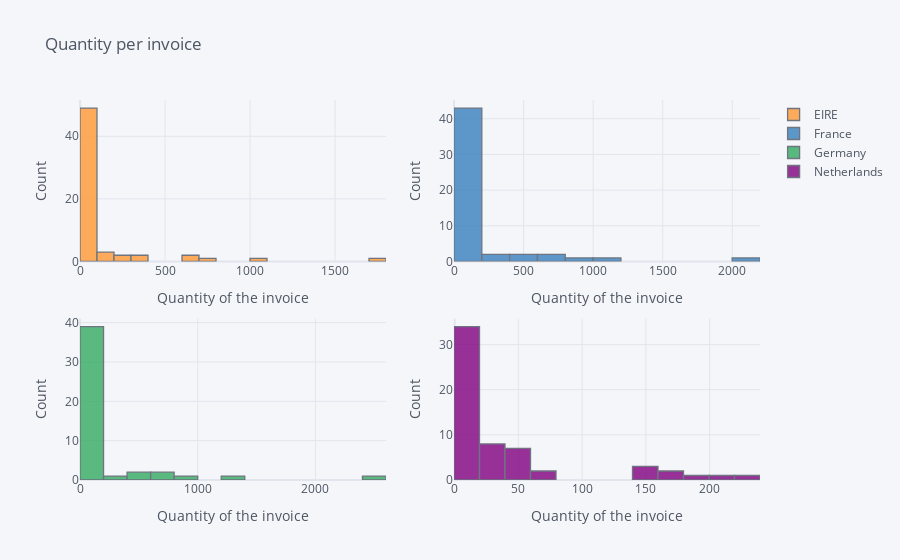

The cell this chart's notebook holds for it:
### Markdown cell above
## 4. Create a set of interactive histograms showing the distributions of quantity per invoice for the following countries: EIRE, Germany, France, and Netherlands.

### Code cell
list_countries= ['EIRE', 'Germany', 'France', 'Netherlands']

data[data['Country'].isin(list_countries)].pivot_table(values = 'InvoiceNo',index= 'Quantity', columns= 'Country',aggfunc= 'count').iplot(kind='hist', subplots=True, xTitle='Quantity of the invoice', yTitle='Count', title='Quantity per invoice')

### Figure 1 — Plotly figure (JSON) as saved in the notebook; plotly's stock layout.template omitted (floating-point values rounded to 4 significant figures)
{"data": [{"histfunc": "count", "histnorm": "", "marker": {"color": "rgba(255, 153, 51, 1.0)", "line": {"color": "#4D5663", "width": 1.3}}, "name": "EIRE", "opacity": 0.8, "orientation": "v", "type": "histogram", "x": [112, 672, 319, 690, 42, 1013, 3, 286, 16, 330, null, 1798, null, null, 120, null, 46, 86, null, 704, 62, 1, 22, 20, 2, 105, 16, null, null, 207, 22, 1, null, 11, 17, 88, 2, 6, 1, null, null, 72, 31, 4, 1, 27, null, 8, null, 60, 1, 1, 3, null, 1, 1, 25, 16, 1, 6, 28, null, null, 1, 14, 2, 1, 2, 1, 1, 2, 2, null, null, 1, null, null, 1, null, 1, null, 1, null, null], "xaxis": "x", "yaxis": "y"}, {"histfunc": "count", "histnorm": "", "marker": {"color": "rgba(55, 128, 191, 1.0)", "line": {"color": "#4D5663", "width": 1.3}}, "name": "France", "opacity": 0.8, "orientation": "v", "type": "histogram", "x": [255, 492, 293, 608, 102, 1126, 6, 495, 15, 769, 1, 2092, 1, 9, 136, null, 35, 188, null, 820, 92, 8, 27, 9, null, 112, 15, null, null, 127, 11, null, 3, 16, 6, 49, 4, 9, 4, 1, null, 33, 6, 8, null, 22, null, null, null, 7, 1, null, 5, 1, null, null, 1, 3, null, 2, 1, 2, null, null, 1, 2, null, 1, null, null, null, null, null, null, null, 1, null, null, 1, null, null, null, null, null], "xaxis": "x2", "yaxis": "y2"}, {"histfunc": "count", "histnorm": "", "marker": {"color": "rgba(50, 171, 96, 1.0)", "line": {"color": "#4D5663", "width": 1.3}}, "name": "Germany", "opacity": 0.8, "orientation": "v", "type": "histogram", "x": [150, 448, 326, 681, 78, 1236, 2, 566, 19, 694, 1, 2490, null, 8, 158, null, 63, 198, 6, 827, 184, 5, 36, 27, null, 105, 23, 1, 2, 149, 19, null, 1, 32, 4, 21, 4, 4, null, null, null, 18, 22, 1, null, 8, 5, 9, null, 16, null, null, null, null, null, null, 2, 2, null, null, null, null, null, null, 4, 1, null, null, null, null, null, 1, null, null, null, null, 1, null, null, null, null, null, null, null], "xaxis": "x3", "yaxis": "y3"}, {"histfunc": "count", "histnorm": "", "marker": {"color": "rgba(128, 0, 128, 1.0)", "line": {"color": "#4D5663", "width": 1.3}}, "name": "Netherlands", "opacity": 0.8, "orientation": "v", "type": "histogram", "x": [151, 37, 14, 39, 1, 41, null, 28, 1, 24, null, 182, null, null, 48, 1, 8, 17, null, 150, 8, null, 9, 19, null, 50, 23, null, null, 158, 49, null, null, 44, 32, 167, null, 9, null, null, 1, 224, 215, 14, null, 75, null, 29, 1, 162, null, null, 5, null, 1, 3, 56, 70, null, 15, 38, 1, 9, null, 45, 8, 5, 3, 7, 8, null, 2, 2, 2, null, 3, null, 2, null, 1, 1, 2, 1, 1], "xaxis": "x4", "yaxis": "y4"}], "layout": {"barmode": "overlay", "legend": {"bgcolor": "#F5F6F9", "font": {"color": "#4D5663"}}, "paper_bgcolor": "#F5F6F9", "plot_bgcolor": "#F5F6F9", "title": {"font": {"color": "#4D5663"}, "text": "Quantity per invoice"}, "xaxis": {"anchor": "y", "domain": [0, 0.45], "gridcolor": "#E1E5ED", "showgrid": true, "tickfont": {"color": "#4D5663"}, "title": {"font": {"color": "#4D5663"}, "text": "Quantity of the invoice"}, "zerolinecolor": "#E1E5ED"}, "xaxis2": {"anchor": "y2", "domain": [0.55, 1], "gridcolor": "#E1E5ED", "showgrid": true, "tickfont": {"color": "#4D5663"}, "title": {"font": {"color": "#4D5663"}, "text": "Quantity of the invoice"}, "zerolinecolor": "#E1E5ED"}, "xaxis3": {"anchor": "y3", "domain": [0, 0.45], "gridcolor": "#E1E5ED", "showgrid": true, "tickfont": {"color": "#4D5663"}, "title": {"font": {"color": "#4D5663"}, "text": "Quantity of the invoice"}, "zerolinecolor": "#E1E5ED"}, "xaxis4": {"anchor": "y4", "domain": [0.55, 1], "gridcolor": "#E1E5ED", "showgrid": true, "tickfont": {"color": "#4D5663"}, "title": {"font": {"color": "#4D5663"}, "text": "Quantity of the invoice"}, "zerolinecolor": "#E1E5ED"}, "yaxis": {"anchor": "x", "domain": [0.575, 1], "gridcolor": "#E1E5ED", "showgrid": true, "tickfont": {"color": "#4D5663"}, "title": {"font": {"color": "#4D5663"}, "text": "Count"}, "zerolinecolor": "#E1E5ED"}, "yaxis2": {"anchor": "x2", "domain": [0.575, 1], "gridcolor": "#E1E5ED", "showgrid": true, "tickfont": {"color": "#4D5663"}, "title": {"font": {"color": "#4D5663"}, "text": "Count"}, "zerolinecolor": "#E1E5ED"}, "yaxis3": {"anchor": "x3", "domain": [0, 0.425], "gridcolor": "#E1E5ED", "showgrid": true, "tickfont": {"color": "#4D5663"}, "title": {"font": {"color": "#4D5663"}, "text": "Count"}, "zerolinecolor": "#E1E5ED"}, "yaxis4": {"anchor": "x4", "domain": [0, 0.425], "gridcolor": "#E1E5ED", "showgrid": true, "tickfont": {"color": "#4D5663"}, "title": {"font": {"color": "#4D5663"}, "text": "Count"}, "zerolinecolor": "#E1E5ED"}}}
